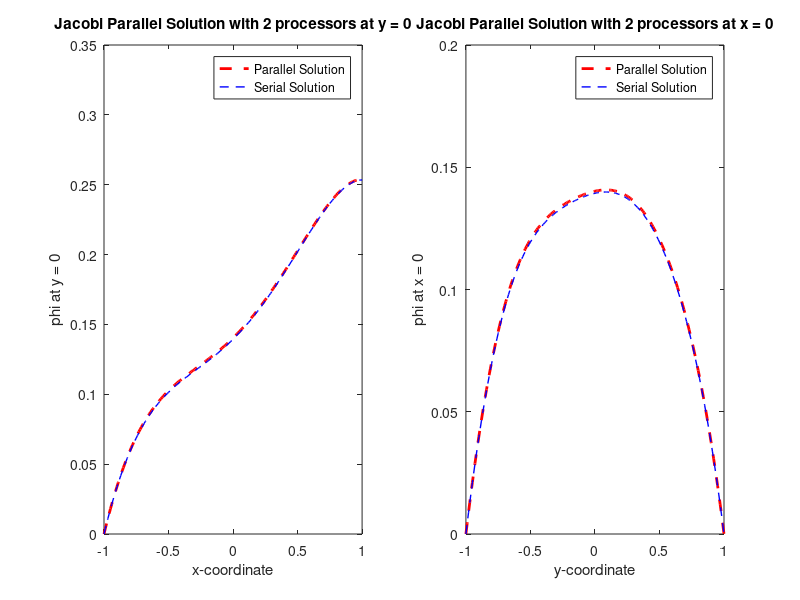
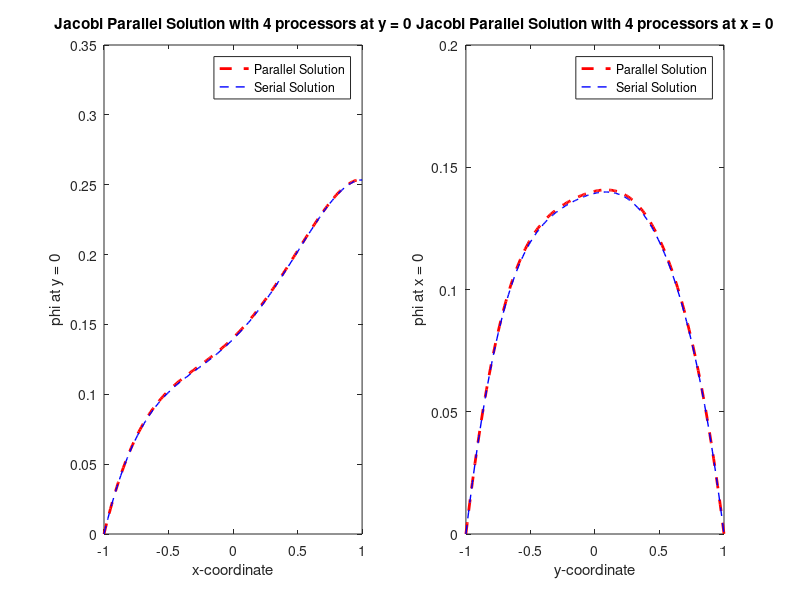
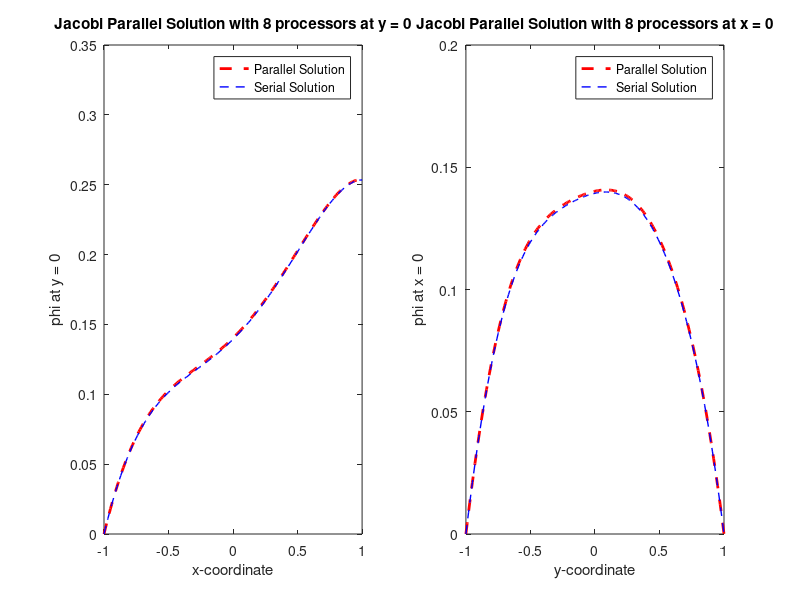

MATLAB code for these plots, in order:
clc
clear
serial_jacobi_1_x = [0 0.00437633 0.00865365 0.0128329 0.0169152 0.0209013 0.0247924 0.0285894 0.0322934 0.0359054 0.0394263 0.0428572 0.0461993 0.0494535 0.0526209 0.0557027 0.0586999 0.0616137 0.0644452 0.0671955 0.069866 0.0724577 0.074972 0.07741 0.0797729 0.0820622 0.084279 0.0864248 0.0885008 0.0905083 0.0924489 0.0943238 0.0961344 0.0978822 0.0995686 0.101195 0.102763 0.104274 0.105729 0.107131 0.108479 0.109777 0.111025 0.112225 0.113378 0.114486 0.115551 0.116573 0.117555 0.118497 0.119402 0.12027 0.121103 0.121903 0.12267 0.123407 0.124114 0.124793 0.125445 0.126071 0.126673 0.127252 0.127808 0.128343 0.128858 0.129354 0.129833 0.130294 0.130739 0.131168 0.131583 0.131985 0.132373 0.132749 0.133113 0.133466 0.133808 0.13414 0.134462 0.134775 0.135079 0.135374 0.13566 0.135938 0.136208 0.13647 0.136724 0.136969 0.137206 0.137436 0.137656 0.137869 0.138072 0.138267 0.138453 0.138629 0.138795 0.138952 0.139097 0.139232 0.139356 0.139467 0.139566 0.139653 0.139726 0.139786 0.139831 0.139861 0.139875 0.139874 0.139856 0.139821 0.139768 0.139697 0.139607 0.139498 0.139368 0.139218 0.139047 0.138854 0.138638 0.1384 0.138139 0.137853 0.137543 0.137208 0.136848 0.136462 0.136049 0.13561 0.135143 0.134648 0.134125 0.133573 0.132993 0.132382 0.131742 0.131071 0.13037 0.129637 0.128873 0.128077 0.127248 0.126387 0.125492 0.124564 0.123601 0.122604 0.121572 0.120505 0.119402 0.118262 0.117086 0.115872 0.11462 0.11333 0.112 0.110631 0.109222 0.107772 0.106279 0.104745 0.103167 0.101546 0.0998793 0.0981672 0.0964086 0.0946025 0.092748 0.090844 0.0888894 0.0868833 0.0848244 0.0827117 0.0805438 0.0783196 0.0760377 0.0736968 0.0712956 0.0688327 0.0663066 0.0637157 0.0610587 0.058334 0.0555399 0.0526748 0.0497372 0.0467252 0.0436373 0.0404716 0.0372264 0.0339 0.0304904 0.0269959 0.0234147 0.0197448 0.0159844 0.0121316 0.00818457 0.00414133 0];
serial_jacobi_1_y = [0 0.0037684 0.00743857 0.0110123 0.0144913 0.0178774 0.0211723 0.0243779 0.0274958 0.0305278 0.0334757 0.0363412 0.0391261 0.041832 0.0444608 0.0470141 0.0494936 0.0519011 0.0542383 0.0565068 0.0587083 0.0608445 0.0629171 0.0649277 0.0668779 0.0687693 0.0706037 0.0723825 0.0741073 0.0757799 0.0774016 0.078974 0.0804988 0.0819773 0.0834111 0.0848018 0.0861507 0.0874593 0.0887291 0.0899615 0.0911578 0.0923196 0.0934482 0.0945448 0.095611 0.0966479 0.0976569 0.0986393 0.0995964 0.100529 0.101439 0.102328 0.103196 0.104045 0.104875 0.105689 0.106487 0.107269 0.108039 0.108795 0.109541 0.110275 0.111 0.111716 0.112425 0.113127 0.113824 0.114515 0.115203 0.115887 0.116569 0.11725 0.11793 0.11861 0.119292 0.119974 0.12066 0.121348 0.12204 0.122737 0.123438 0.124146 0.124859 0.12558 0.126308 0.127044 0.127789 0.128542 0.129305 0.130078 0.130862 0.131656 0.132462 0.133279 0.134109 0.134951 0.135805 0.136672 0.137553 0.138447 0.139356 0.140278 0.141214 0.142165 0.14313 0.144111 0.145106 0.146116 0.147141 0.148181 0.149237 0.150308 0.151394 0.152495 0.153612 0.154743 0.15589 0.157052 0.158229 0.15942 0.160627 0.161847 0.163083 0.164332 0.165595 0.166871 0.168161 0.169465 0.17078 0.172109 0.173449 0.174801 0.176165 0.177539 0.178924 0.180319 0.181724 0.183138 0.18456 0.18599 0.187428 0.188873 0.190324 0.191781 0.193243 0.19471 0.19618 0.197653 0.199129 0.200606 0.202084 0.203562 0.205039 0.206514 0.207988 0.209457 0.210923 0.212383 0.213837 0.215284 0.216724 0.218154 0.219573 0.220982 0.222379 0.223762 0.22513 0.226483 0.227819 0.229138 0.230437 0.231715 0.232972 0.234205 0.235415 0.236598 0.237755 0.238883 0.239981 0.241048 0.242082 0.243082 0.244046 0.244973 0.245861 0.246709 0.247514 0.248276 0.248992 0.249662 0.250283 0.250853 0.251371 0.251835 0.252243 0.252593 0.252884 0.253113 0.25328 0.25338 0.253414];
parallel_jacobi_2_y = [0 0.00380064 0.00750302 0.0111089 0.0146199 0.0180379 0.0213646 0.0246017 0.0277509 0.030814 0.0337927 0.0366887 0.0395038 0.0422396 0.0448978 0.0474801 0.0499883 0.0524239 0.0547888 0.0570845 0.0593127 0.0614751 0.0635733 0.0656089 0.0675836 0.0694989 0.0713565 0.0731579 0.0749048 0.0765987 0.0782411 0.0798337 0.0813778 0.0828751 0.084327 0.085735 0.0871006 0.0884252 0.0897104 0.0909574 0.0921678 0.0933429 0.0944841 0.0955927 0.0966702 0.0977178 0.0987368 0.0997286 0.100694 0.101635 0.102553 0.103448 0.104323 0.105177 0.106013 0.106831 0.107633 0.108419 0.109191 0.10995 0.110697 0.111433 0.112159 0.112876 0.113585 0.114286 0.114982 0.115672 0.116358 0.11704 0.11772 0.118398 0.119075 0.119752 0.120429 0.121108 0.121789 0.122473 0.12316 0.123851 0.124548 0.125249 0.125957 0.126672 0.127394 0.128123 0.128861 0.129608 0.130364 0.13113 0.131907 0.132694 0.133492 0.134302 0.135124 0.135958 0.136804 0.137664 0.138537 0.139423 0.140323 0.141237 0.142165 0.143108 0.144065 0.145038 0.146024 0.147026 0.148043 0.149076 0.150123 0.151186 0.152264 0.153357 0.154465 0.155589 0.156728 0.157882 0.159051 0.160235 0.161433 0.162646 0.163874 0.165115 0.166371 0.16764 0.168922 0.170218 0.171527 0.172848 0.174181 0.175527 0.176883 0.178251 0.179629 0.181017 0.182415 0.183823 0.185239 0.186663 0.188094 0.189533 0.190978 0.192429 0.193885 0.195346 0.196811 0.198278 0.199748 0.20122 0.202693 0.204166 0.205638 0.207109 0.208577 0.210042 0.211503 0.212959 0.214408 0.215851 0.217286 0.218712 0.220128 0.221533 0.222925 0.224305 0.22567 0.227019 0.228352 0.229667 0.230963 0.232238 0.233492 0.234723 0.235929 0.23711 0.238264 0.23939 0.240486 0.241551 0.242583 0.243581 0.244543 0.245468 0.246354 0.2472 0.248004 0.248765 0.24948 0.250148 0.250768 0.251337 0.251854 0.252317 0.252725 0.253074 0.253365 0.253594 0.25376 0.25386 0.253894];
parallel_jacobi_2_x = [0 0.00440778 0.00871651 0.0129272 0.0170407 0.021058 0.0249801 0.028808 0.0325427 0.0361851 0.0397363 0.0431972 0.0465689 0.0498524 0.0530489 0.0561593 0.0591847 0.0621263 0.0649851 0.0677624 0.0704592 0.0730768 0.0756164 0.0780791 0.0804663 0.0827791 0.0850189 0.0871869 0.0892845 0.091313 0.0932738 0.0951681 0.0969976 0.0987634 0.100467 0.10211 0.103694 0.10522 0.106689 0.108104 0.109465 0.110774 0.112033 0.113243 0.114405 0.115522 0.116594 0.117623 0.118611 0.119558 0.120467 0.121339 0.122175 0.122977 0.123746 0.124483 0.125191 0.125869 0.12652 0.127144 0.127743 0.128319 0.128872 0.129403 0.129913 0.130405 0.130877 0.131333 0.131771 0.132195 0.132603 0.132997 0.133378 0.133747 0.134104 0.134449 0.134784 0.135108 0.135423 0.135728 0.136025 0.136312 0.136591 0.136862 0.137125 0.137381 0.137628 0.137867 0.138099 0.138323 0.138539 0.138746 0.138946 0.139137 0.139319 0.139492 0.139656 0.139811 0.139955 0.140089 0.140212 0.140323 0.140423 0.14051 0.140585 0.140647 0.140694 0.140727 0.140745 0.140748 0.140734 0.140704 0.140656 0.14059 0.140506 0.140402 0.140279 0.140136 0.139971 0.139785 0.139577 0.139346 0.139092 0.138814 0.138512 0.138184 0.137832 0.137453 0.137048 0.136615 0.136155 0.135668 0.135151 0.134606 0.134031 0.133426 0.132791 0.132126 0.131428 0.1307 0.129939 0.129145 0.128319 0.127459 0.126566 0.125638 0.124675 0.123677 0.122643 0.121574 0.120467 0.119324 0.118142 0.116923 0.115665 0.114368 0.11303 0.111652 0.110233 0.108773 0.107269 0.105723 0.104132 0.102497 0.100816 0.0990881 0.0973133 0.0954902 0.0936178 0.0916952 0.0897213 0.0876951 0.0856154 0.0834811 0.081291 0.0790439 0.0767384 0.0743733 0.0719473 0.0694589 0.0669068 0.0642894 0.0616054 0.058853 0.0560309 0.0531374 0.0501708 0.0471296 0.044012 0.0408163 0.0375408 0.0341837 0.0307432 0.0272177 0.0236051 0.0199038 0.0161117 0.0122272 0.00824836 0.00417324 0];
parallel_jacobi_4_x = [0 0.00440778 0.00871651 0.0129272 0.0170407 0.021058 0.0249801 0.028808 0.0325427 0.0361851 0.0397363 0.0431972 0.0465689 0.0498524 0.0530489 0.0561593 0.0591847 0.0621263 0.0649851 0.0677624 0.0704592 0.0730768 0.0756164 0.0780791 0.0804663 0.0827791 0.0850189 0.0871869 0.0892845 0.091313 0.0932738 0.0951681 0.0969976 0.0987634 0.100467 0.10211 0.103694 0.10522 0.106689 0.108104 0.109465 0.110774 0.112033 0.113243 0.114405 0.115522 0.116594 0.117623 0.118611 0.119558 0.120467 0.121339 0.122175 0.122977 0.123746 0.124483 0.125191 0.125869 0.12652 0.127144 0.127743 0.128319 0.128872 0.129403 0.129913 0.130405 0.130877 0.131333 0.131771 0.132195 0.132603 0.132997 0.133378 0.133747 0.134104 0.134449 0.134784 0.135108 0.135423 0.135728 0.136025 0.136312 0.136591 0.136862 0.137125 0.137381 0.137628 0.137867 0.138099 0.138323 0.138539 0.138746 0.138946 0.139137 0.139319 0.139492 0.139656 0.139811 0.139955 0.140089 0.140212 0.140323 0.140423 0.14051 0.140585 0.140647 0.140694 0.140727 0.140745 0.140748 0.140734 0.140704 0.140656 0.14059 0.140506 0.140402 0.140279 0.140136 0.139971 0.139785 0.139577 0.139346 0.139092 0.138814 0.138512 0.138184 0.137832 0.137453 0.137048 0.136615 0.136155 0.135668 0.135151 0.134606 0.134031 0.133426 0.132791 0.132126 0.131428 0.1307 0.129939 0.129145 0.128319 0.127459 0.126566 0.125638 0.124675 0.123677 0.122643 0.121574 0.120467 0.119324 0.118142 0.116923 0.115665 0.114368 0.11303 0.111652 0.110233 0.108773 0.107269 0.105723 0.104132 0.102497 0.100816 0.0990881 0.0973133 0.0954902 0.0936178 0.0916952 0.0897213 0.0876951 0.0856154 0.0834811 0.081291 0.0790439 0.0767384 0.0743733 0.0719473 0.0694589 0.0669068 0.0642894 0.0616054 0.058853 0.0560309 0.0531374 0.0501708 0.0471296 0.044012 0.0408163 0.0375408 0.0341837 0.0307432 0.0272177 0.0236051 0.0199038 0.0161117 0.0122272 0.00824836 0.00417324 0];
parallel_jacobi_4_y = [0 0.00380064 0.00750302 0.0111089 0.0146199 0.0180379 0.0213646 0.0246017 0.0277509 0.030814 0.0337927 0.0366887 0.0395038 0.0422396 0.0448978 0.0474801 0.0499883 0.0524239 0.0547888 0.0570845 0.0593127 0.0614751 0.0635733 0.0656089 0.0675836 0.0694989 0.0713565 0.0731579 0.0749048 0.0765987 0.0782411 0.0798337 0.0813778 0.0828751 0.084327 0.085735 0.0871006 0.0884252 0.0897104 0.0909574 0.0921678 0.0933429 0.0944841 0.0955927 0.0966702 0.0977178 0.0987368 0.0997286 0.100694 0.101635 0.102553 0.103448 0.104323 0.105177 0.106013 0.106831 0.107633 0.108419 0.109191 0.10995 0.110697 0.111433 0.112159 0.112876 0.113585 0.114286 0.114982 0.115672 0.116358 0.11704 0.11772 0.118398 0.119075 0.119752 0.120429 0.121108 0.121789 0.122473 0.12316 0.123851 0.124548 0.125249 0.125957 0.126672 0.127394 0.128123 0.128861 0.129608 0.130364 0.13113 0.131907 0.132694 0.133492 0.134302 0.135124 0.135958 0.136804 0.137664 0.138537 0.139423 0.140323 0.141237 0.142165 0.143108 0.144065 0.145038 0.146024 0.147026 0.148043 0.149076 0.150123 0.151186 0.152264 0.153357 0.154465 0.155589 0.156728 0.157882 0.159051 0.160235 0.161433 0.162646 0.163874 0.165115 0.166371 0.16764 0.168922 0.170218 0.171527 0.172848 0.174181 0.175527 0.176883 0.178251 0.179629 0.181017 0.182415 0.183823 0.185239 0.186663 0.188094 0.189533 0.190978 0.192429 0.193885 0.195346 0.196811 0.198278 0.199748 0.20122 0.202693 0.204166 0.205638 0.207109 0.208577 0.210042 0.211503 0.212959 0.214408 0.215851 0.217286 0.218712 0.220128 0.221533 0.222925 0.224305 0.22567 0.227019 0.228352 0.229667 0.230963 0.232238 0.233492 0.234723 0.235929 0.23711 0.238264 0.23939 0.240486 0.241551 0.242583 0.243581 0.244543 0.245468 0.246354 0.2472 0.248004 0.248765 0.24948 0.250148 0.250768 0.251337 0.251854 0.252317 0.252725 0.253074 0.253365 0.253594 0.25376 0.25386 0.253894];
parallel_jacobi_8_x = [0 0.00440778 0.00871651 0.0129272 0.0170407 0.021058 0.0249801 0.028808 0.0325427 0.0361851 0.0397363 0.0431972 0.0465689 0.0498524 0.0530489 0.0561593 0.0591847 0.0621263 0.0649851 0.0677624 0.0704592 0.0730768 0.0756164 0.0780791 0.0804663 0.0827791 0.0850189 0.0871869 0.0892845 0.091313 0.0932738 0.0951681 0.0969976 0.0987634 0.100467 0.10211 0.103694 0.10522 0.106689 0.108104 0.109465 0.110774 0.112033 0.113243 0.114405 0.115522 0.116594 0.117623 0.118611 0.119558 0.120467 0.121339 0.122175 0.122977 0.123746 0.124483 0.125191 0.125869 0.12652 0.127144 0.127743 0.128319 0.128872 0.129403 0.129913 0.130405 0.130877 0.131333 0.131771 0.132195 0.132603 0.132997 0.133378 0.133747 0.134104 0.134449 0.134784 0.135108 0.135423 0.135728 0.136025 0.136312 0.136591 0.136862 0.137125 0.137381 0.137628 0.137867 0.138099 0.138323 0.138539 0.138746 0.138946 0.139137 0.139319 0.139492 0.139656 0.139811 0.139955 0.140089 0.140212 0.140323 0.140423 0.14051 0.140585 0.140647 0.140694 0.140727 0.140745 0.140748 0.140734 0.140704 0.140656 0.14059 0.140506 0.140402 0.140279 0.140136 0.139971 0.139785 0.139577 0.139346 0.139092 0.138814 0.138512 0.138184 0.137832 0.137453 0.137048 0.136615 0.136155 0.135668 0.135151 0.134606 0.134031 0.133426 0.132791 0.132126 0.131428 0.1307 0.129939 0.129145 0.128319 0.127459 0.126566 0.125638 0.124675 0.123677 0.122643 0.121574 0.120467 0.119324 0.118142 0.116923 0.115665 0.114368 0.11303 0.111652 0.110233 0.108773 0.107269 0.105723 0.104132 0.102497 0.100816 0.0990881 0.0973133 0.0954902 0.0936178 0.0916952 0.0897213 0.0876951 0.0856154 0.0834811 0.081291 0.0790439 0.0767384 0.0743733 0.0719473 0.0694589 0.0669068 0.0642894 0.0616054 0.058853 0.0560309 0.0531374 0.0501708 0.0471296 0.044012 0.0408163 0.0375408 0.0341837 0.0307432 0.0272177 0.0236051 0.0199038 0.0161117 0.0122272 0.00824836 0.00417324 0];
parallel_jacobi_8_y = [0 0.00380064 0.00750302 0.0111089 0.0146199 0.0180379 0.0213646 0.0246017 0.0277509 0.030814 0.0337927 0.0366887 0.0395038 0.0422396 0.0448978 0.0474801 0.0499883 0.0524239 0.0547888 0.0570845 0.0593127 0.0614751 0.0635733 0.0656089 0.0675836 0.0694989 0.0713565 0.0731579 0.0749048 0.0765987 0.0782411 0.0798337 0.0813778 0.0828751 0.084327 0.085735 0.0871006 0.0884252 0.0897104 0.0909574 0.0921678 0.0933429 0.0944841 0.0955927 0.0966702 0.0977178 0.0987368 0.0997286 0.100694 0.101635 0.102553 0.103448 0.104323 0.105177 0.106013 0.106831 0.107633 0.108419 0.109191 0.10995 0.110697 0.111433 0.112159 0.112876 0.113585 0.114286 0.114982 0.115672 0.116358 0.11704 0.11772 0.118398 0.119075 0.119752 0.120429 0.121108 0.121789 0.122473 0.12316 0.123851 0.124548 0.125249 0.125957 0.126672 0.127394 0.128123 0.128861 0.129608 0.130364 0.13113 0.131907 0.132694 0.133492 0.134302 0.135124 0.135958 0.136804 0.137664 0.138537 0.139423 0.140323 0.141237 0.142165 0.143108 0.144065 0.145038 0.146024 0.147026 0.148043 0.149076 0.150123 0.151186 0.152264 0.153357 0.154465 0.155589 0.156728 0.157882 0.159051 0.160235 0.161433 0.162646 0.163874 0.165115 0.166371 0.16764 0.168922 0.170218 0.171527 0.172848 0.174181 0.175527 0.176883 0.178251 0.179629 0.181017 0.182415 0.183823 0.185239 0.186663 0.188094 0.189533 0.190978 0.192429 0.193885 0.195346 0.196811 0.198278 0.199748 0.20122 0.202693 0.204166 0.205638 0.207109 0.208577 0.210042 0.211503 0.212959 0.214408 0.215851 0.217286 0.218712 0.220128 0.221533 0.222925 0.224305 0.22567 0.227019 0.228352 0.229667 0.230963 0.232238 0.233492 0.234723 0.235929 0.23711 0.238264 0.23939 0.240486 0.241551 0.242583 0.243581 0.244543 0.245468 0.246354 0.2472 0.248004 0.248765 0.24948 0.250148 0.250768 0.251337 0.251854 0.252317 0.252725 0.253074 0.253365 0.253594 0.25376 0.25386 0.253894];
x = linspace(-1,1,201);

figure
subplot(1,2,1)
plot(x, parallel_jacobi_2_y, 'r--', 'LineWidth', 2);
xlabel('x-coordinate');
ylabel('phi at y = 0');
hold on
plot(x, serial_jacobi_1_y, 'b--', 'LineWidth', 1);
xlabel('x-coordinate');
ylabel('phi at y = 0');
title('Jacobi Parallel Solution with 2 processors at y = 0');
legend('Parallel Solution', 'Serial Solution');

subplot(1,2,2)
plot(x, parallel_jacobi_2_x , 'r--', 'LineWidth', 2);
xlabel('y-coordinate');
ylabel('phi at x = 0');
hold on
plot(x, serial_jacobi_1_x, 'b--', 'LineWidth', 1);
xlabel('y-coordinate');
ylabel('phi at x = 0');
title('Jacobi Parallel Solution with 2 processors at x = 0');
legend('Parallel Solution', 'Serial Solution');

figure
subplot(1,2,1)
plot(x, parallel_jacobi_4_y, 'r--', 'LineWidth', 2);
xlabel('x-coordinate');
ylabel('phi at y = 0');
hold on
plot(x, serial_jacobi_1_y, 'b--', 'LineWidth', 1);
xlabel('x-coordinate');
ylabel('phi at y = 0');
title('Jacobi Parallel Solution with 4 processors at y = 0');
legend('Parallel Solution', 'Serial Solution');

subplot(1,2,2)
plot(x, parallel_jacobi_4_x, 'r--', 'LineWidth', 2);
xlabel('y-coordinate');
ylabel('phi at x = 0');
hold on
plot(x, serial_jacobi_1_x, 'b--', 'LineWidth', 1);
xlabel('y-coordinate');
ylabel('phi at x = 0');
title('Jacobi Parallel Solution with 4 processors at x = 0');
legend('Parallel Solution', 'Serial Solution');

figure
subplot(1,2,1)
plot(x, parallel_jacobi_8_y, 'r--', 'LineWidth', 2);
xlabel('x-coordinate');
ylabel('phi at y = 0');
hold on
plot(x, serial_jacobi_1_y, 'b--', 'LineWidth', 1); 
xlabel('x-coordinate');
ylabel('phi at y = 0');
title('Jacobi Parallel Solution with 8 processors at y = 0');
legend('Parallel Solution', 'Serial Solution')

subplot(1,2,2)
plot(x, parallel_jacobi_8_x, 'r--', 'LineWidth', 2);
xlabel('y-coordinate');
ylabel('phi at x = 0');
hold on
plot(x, serial_jacobi_1_x, 'b--', 'LineWidth', 1);
xlabel('y-coordinate');
ylabel('phi at x = 0');
title('Jacobi Parallel Solution with 8 processors at x = 0');
legend('Parallel Solution', 'Serial Solution');